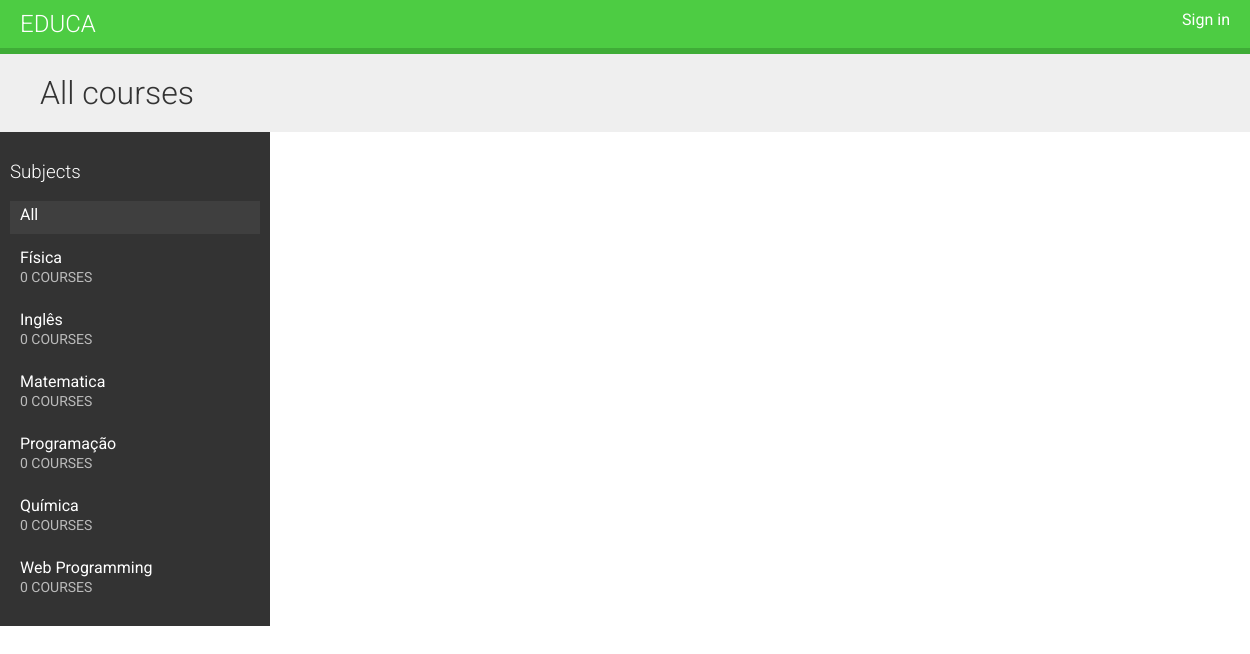
The page / on the database its author committed.
### courses/models.py (models this page shows, shortened)
class Subject(models.Model):
    title = models.CharField(max_length=200)
    slug = models.SlugField(max_length=200, unique=True)
    class Meta:
        ordering = ('title',)

### courses/views.py (the view)
# urls.py: url(r'^subject/(?P<subject>[\w-]+)/$', views.CourseListView.as_view(), name='course_list_subject'),
class CourseListView(TemplateResponseMixin, View):
    model = Course
    template_name = 'courses/course/list.html'
    def get(self, request, subject=None):
        subjects = cache.get('all_subjects')
        if not subjects:
            subjects = Subject.objects.annotate(total_courses=Count('courses'))
            cache.set('all_subjects', subjects)
        all_courses = Course.objects.annotate(total_modules=Count('modules'))
        if subject:
            subject = get_object_or_404(Subject, slug=subject)
            key = 'subject_{}_courses'.format(subject.id)
            courses = cache.get(key)
            if not courses:
                courses = all_courses.filter(subject=subject)
                cache.set(key, courses)
        else:
            courses = cache.get('all_courses')
            if not courses:
                courses = all_courses
                cache.set('all_courses', courses)
        return self.render_to_response({'subjects': subjects,
                                        'subject': subject,
                                        'courses': courses})

### courses/templates/courses/course/list.html (shortened to what this page needs)
{% extends "base.html" %}
{% block content %}
    <h1>
        {% if subject %}
            {{ subject.title }} courses
        {% else %}
            All courses
        {% endif %}
    </h1>
    <div class="contents">
        <h3>Subjects</h3>
        <ul id="modules">
            <li {% if not subject %}class="selected"{% endif %}>
                <a href="{% url "course_list" %}">All</a>
            </li>
            {% for s in subjects %}
                <li {% if subject == s %}class="selected"{% endif %}>
                    <a href="{% url "course_list_subject" s.slug %}">
                        {{ s.title }}
                        <br><span>{{ s.total_courses }} courses</span>
                    </a>
                </li>
            {% endfor %}
        </ul>
    </div>
    <div class="module">
    </div>
{% endblock %}

### courses/templates/base.html (shortened to what this page needs)
{% load staticfiles %}
<!DOCTYPE html>
<html>
<head>
    <link href="{% static "css/base.css" %}" rel="stylesheet">
</head>
<body>
    <div id="header">
        <a href="/" class="logo">Educa</a>
        <ul class="menu">
            {% if request.user.is_authenticated %}
                <li><a href="{% url "logout" %}">Sign out</a></li>
            {% else %}
                <li><a href="{% url "login" %}">Sign in</a></li>
            {% endif %}
        </ul>
    </div>
    <div id="content">
        {% block content %}
        {% endblock %}
    </div>
</body>
</html>

### courses/static/css/base.css (style rules this page uses)
body { margin:0; font-family:'Roboto', sans-serif; font-weight:400; color:#333; }
a { color:#3fad37; text-decoration:none; }
h1, h2, h3, h4, h5, h6 { font-family:'Roboto', sans-serif; font-weight:300; }
h1 { background:#efefef; width:100%; overflow:auto; padding:20px 0 20px 40px; margin:0; }
.module { overflow:auto; }
#header { background:#4dcc43; overflow:auto; padding:10px 20px; border-bottom:6px solid #3fad37; }
#header .logo { text-decoration:none; font-family:'Roboto', sans-serif; font-weight:300; text-transform:uppercase; font-size:24px; color:#fff; float:left; }
#header a { color:#fff; }
#header .menu { list-style:none; float:right; margin:0; padding:0; }
.contents { width:20%; padding:10px; float:left; background:#333; color: #fff; font-family:'Roboto', sans-serif; }
.contents ul { list-style:none; margin:0; padding:0; }
.contents ul li { margin:0 0 10px 0; padding:4px 10px 10px; overflow:auto; }
.contents ul li.selected { background:#3f3f3f; }
.contents ul span { text-transform:uppercase; color:#bbb; font-size:14px; }
.contents ul a { display:block; color:#fff; text-decoration:none; }
.module { padding:10px 20px; float:left; }

### rows shown on the page
Subject: title "Física", total_courses "0"
Subject: title "Inglês", total_courses "0"
Subject: title "Matematica", total_courses "0"
Subject: title "Programação", total_courses "0"
Subject: title "Química", total_courses "0"
Subject: title "Web Programming", total_courses "0"
